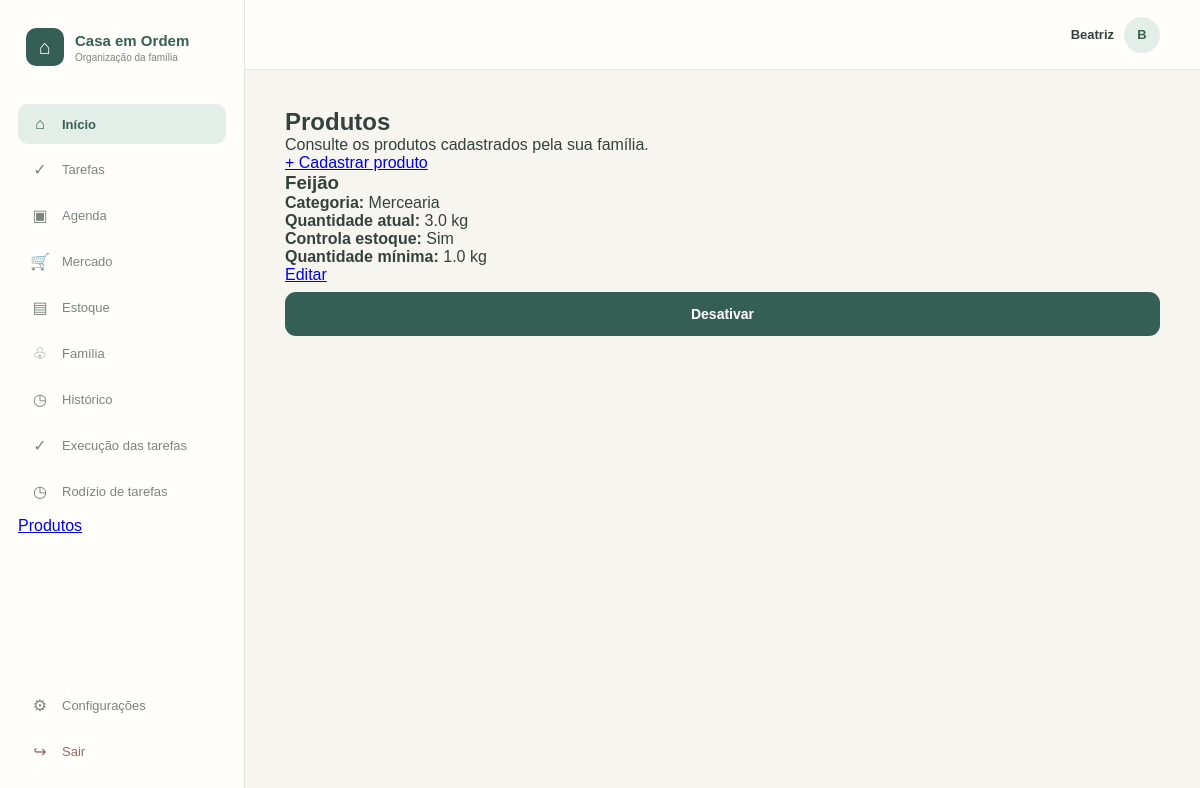
The app's page /produtos (signed in) with its own data.
### tables this page shows
CREATE TABLE "PRODUTO" (
	"id_produto"	INTEGER NOT NULL,
	"id_familia"	INTEGER NOT NULL,
	"id_categoria"	INTEGER NOT NULL,
	"id_usuario_criador"	INTEGER NOT NULL,
	"nome"	TEXT NOT NULL,
	"unidade_medida"	TEXT NOT NULL,
	"quantidade_atual"	REAL NOT NULL,
	"controla_estoque"	INTEGER NOT NULL,
	"quantidade_minima"	REAL,
	"ativo"	INTEGER NOT NULL,
	"data_cadastro"	NUMERIC NOT NULL,
	PRIMARY KEY("id_produto"),
	FOREIGN KEY("id_categoria") REFERENCES "CATEGORIA_PRODUTO"("id_categoria"),
	FOREIGN KEY("id_familia") REFERENCES "FAMILIA"("id_familia"),
	FOREIGN KEY("id_usuario_criador") REFERENCES "USUARIO"("id_usuario")
);

CREATE TABLE "CATEGORIA_PRODUTO" (
	"id_categoria"	INTEGER NOT NULL,
	"nome"	TEXT NOT NULL,
	"descricao"	TEXT,
	"ativa"	INTEGER NOT NULL,
	PRIMARY KEY("id_categoria")
);

### app.py (the view)
@app.route("/produtos")
def produtos():
    if "id_usuario" not in session:
        return redirect(url_for("login"))
    conexao = conectar_banco()
    try:
        produtos = conexao.execute("""
            SELECT
                P.*,
                C.nome AS categoria
            FROM PRODUTO P
            INNER JOIN CATEGORIA_PRODUTO C
                ON P.id_categoria = C.id_categoria
            WHERE
                P.id_familia = ?
                AND P.ativo = 1
            ORDER BY P.nome
        """, (session["id_familia"],)).fetchall()
        return render_template(
            "produtos.html",
            produtos=produtos
        )
    except sqlite3.Error:
        traceback.print_exc()
        flash("Não foi possível carregar os produtos.", "erro")
        return redirect(url_for("dashboard"))
    finally:
        conexao.close()

### app.py (called while the page is built)
def conectar_banco():
    conexao = sqlite3.connect(
        DATABASE,
        timeout=10
    )
    conexao.row_factory = sqlite3.Row
    conexao.execute("PRAGMA busy_timeout = 10000")
    conexao.execute("PRAGMA foreign_keys = ON")
    return conexao

### templates/produtos.html (shortened to what this page needs)
{% extends "base.html" %}
{% block content %}
<div class="container">
    <h1>Produtos</h1>
    <p>Consulte os produtos cadastrados pela sua família.</p>
    <a href="{{ url_for('novo_produto') }}" class="btn-salvar">
        + Cadastrar produto
    </a>
    {% if produtos %}
        <div class="lista-produtos">
            {% for produto in produtos %}
                <div class="produto-card">
                    <h3>{{ produto.nome }}</h3>
                    <p>
                        <strong>Categoria:</strong>
                        {{ produto.categoria }}
                    </p>
                    <p>
                        <strong>Quantidade atual:</strong>
                        {{ produto.quantidade_atual }}
                        {{ produto.unidade_medida }}
                    </p>
                    <p>
                        <strong>Controla estoque:</strong>
                        {{ "Sim" if produto.controla_estoque else "Não" }}
                    </p>
                    {% if produto.quantidade_minima is not none %}
                        <p>
                            <strong>Quantidade mínima:</strong>
                            {{ produto.quantidade_minima }}
                            {{ produto.unidade_medida }}
                        </p>
                    {% endif %}
                    <div class="form-actions">
                        <a
                            href="{{ url_for('editar_produto', id_produto=produto.id_produto) }}"
                            class="btn-salvar"
                        >
                            Editar
                        </a>
                        <form
                            method="POST"
                            action="{{ url_for('desativar_produto', id_produto=produto.id_produto) }}"
                            onsubmit="return confirm('Tem certeza de que deseja desativar este produto?');"
                        >
                            <button type="submit" class="btn-cancelar">
                                Desativar
                            </button>
                        </form>
                    </div>
                </div>
            {% endfor %}
        </div>
    {% else %}
        <p>Nenhum produto cadastrado ainda.</p>
    {% endif %}
</div>
{% endblock %}

### static/css/style.css (style rules this page uses)
* { margin: 0; padding: 0; box-sizing: border-box; }
:root { --fundo: #f7f5ef; --branco: #fffefa; --verde: #355f54; --verde-claro: #e4eee8; --verde-medio: #cddfd7; --amarelo: #f2cf5b; --texto: #34413d; --texto-suave: #7b8580; --borda: #e3e5df; }
body { font-family: Arial, Helvetica, sans-serif; background-color: var(--fundo); color: var(--texto); }
button { font-family: inherit; }
button[type="submit"] { width: 100%; display: flex; align-items: center; justify-content: center; gap: 10px; margin-top: 8px; padding: 14px 18px; border: none; border-radius: 11px; background-color: var(--verde); color: white; font-size: 14px; font-weight: 700; cursor: pointer; transition: 0.2s; }

### records on screen
PRODUTO: nome "Feijão", categoria "Mercearia", quantidade_atual "3.0", unidade_medida "kg", controla_estoque "Sim", quantidade_minima "1.0"

### other values on screen
{{ session["nome_usuario"] }} "Beatriz"
{{ session["nome_usuario"][0]|upper }} "B"
